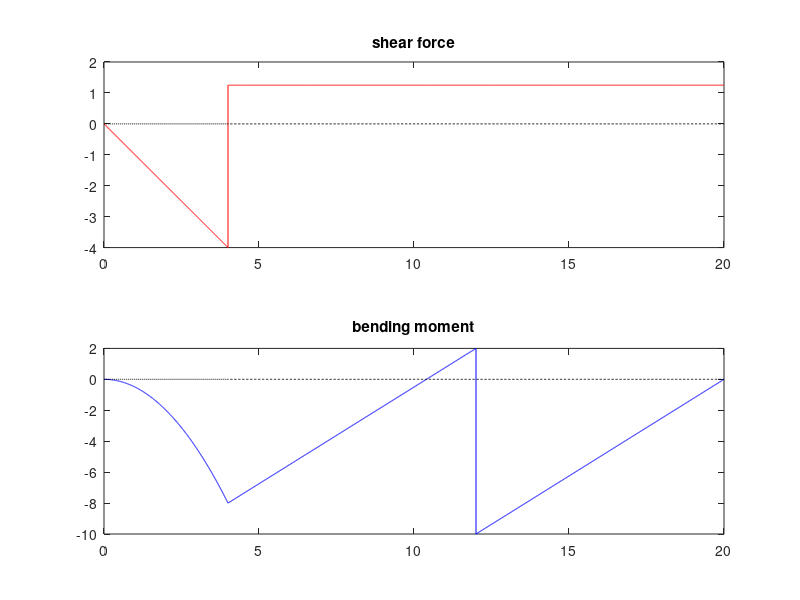

Write MATLAB code to recreate this figure.
q = 1;
M = 12;
solvedmat = rref([1 1 4;0 8+8 -8-12]);
Ra = solvedmat(1,end);
Rb = solvedmat(2,end);
res = 1000;
x1 = linspace(0,4,res);
v1 = -q*x1;
m1 = q*x1.*x1/2+x1.*v1;
x2 = linspace(4,12,res);
v2 = (Ra-q*4)*ones(1,res);
m2 = (x2-2).*v2-2*Ra;
x3 = linspace(12,20,res);
v3 = (Ra-q*4)*ones(1,res);
m3 = (x3-2).*v3-2*Ra-12;
subplot(2,1,1);
plot([x1 x2 x3],[v1,v2,v3],'r-');
hold on
plot([x1 x2 x3],zeros(1,length([x1 x2 x3])),'k--');
hold off
title('shear force');
subplot(2,1,2);
plot([x1 x2 x3],[m1,m2,m3],'b-');
hold on
plot([x1 x2 x3],zeros(1,length([x1 x2 x3])),'k--');
hold off
title('bending moment');
